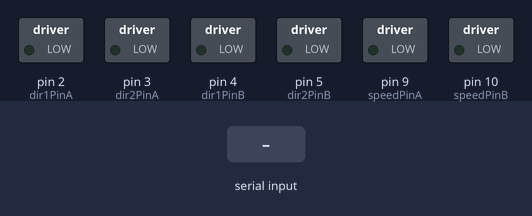
Bench run of a sketch on a simulated Arduino Uno, built with avr-gcc and run on an emulated ATmega328P. Shown: switched loads named in the sketch (green lamp = pin HIGH). The inputs (shaded band) are chosen by the test bench.

Above: at 1.2 s.
1.3 s: "1" received over Serial
At 2.4 s:
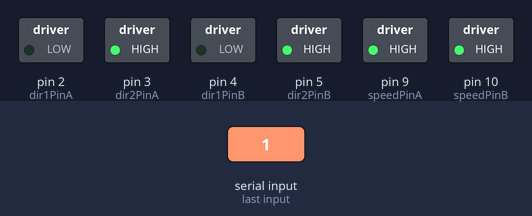
2.8 s: "2" received over Serial
At 3.5 s:
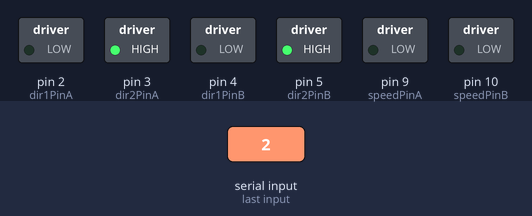
4.3 s: "3" received over Serial
At 4.6 s:
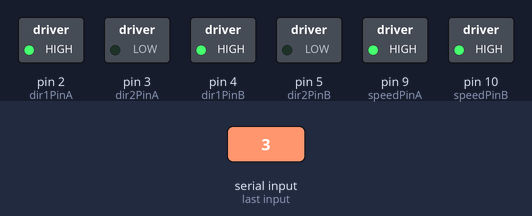
5.8 s: "4" received over Serial
At 7.0 s:
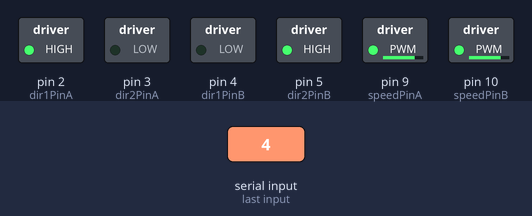
7.3 s: "5" received over Serial
At 8.1 s:
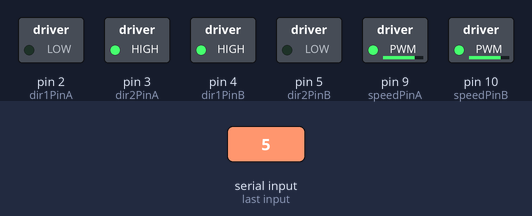
8.8 s: "1" received over Serial
At 9.3 s:
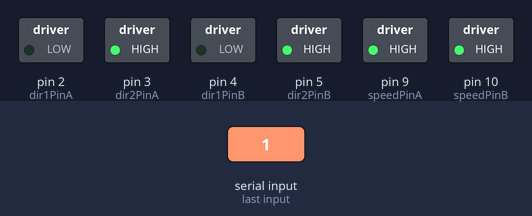
Timing chart, 0 to 11.3 s (numbered marks = the images above; inputs shaded):
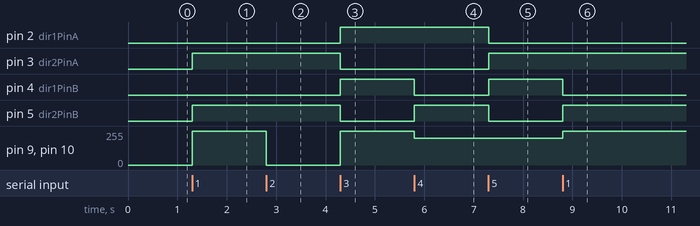

Measured:
- after the input at 1.3 s, pin 3 (dir2PinA), pin 5 (dir2PinB): LOW → HIGH at once; pin 9 (speedPinA), pin 10 (speedPinB): 0/255 → 255/255 at once
- after the input at 2.8 s, pin 9 (speedPinA), pin 10 (speedPinB): 255/255 → 0/255 at once
- after the input at 4.3 s, pin 2 (dir1PinA), pin 4 (dir1PinB): LOW → HIGH at once; pin 3 (dir2PinA), pin 5 (dir2PinB): HIGH → LOW at once; pin 9 (speedPinA), pin 10 (speedPinB): 0/255 → 255/255 at once
- after the input at 5.8 s, pin 4 (dir1PinB): HIGH → LOW at once; pin 5 (dir2PinB): LOW → HIGH at once; pin 9 (speedPinA), pin 10 (speedPinB): 255/255 → 200/255 at once
- after the input at 7.3 s, pin 2 (dir1PinA), pin 5 (dir2PinB): HIGH → LOW at once; pin 3 (dir2PinA), pin 4 (dir1PinB): LOW → HIGH at once
- after the input at 8.8 s, pin 4 (dir1PinB): HIGH → LOW at once; pin 5 (dir2PinB): LOW → HIGH at once; pin 9 (speedPinA), pin 10 (speedPinB): 200/255 → 255/255 at once

The sketch:

ROBOT2015.ino
```cpp
// (licence header left out)
// Motor 1
int dir1PinA = 2;
int dir2PinA = 3;
int speedPinA = 9;

// Motor 2
int dir1PinB = 4;
int dir2PinB = 5;
int speedPinB = 10;

void setup() {
Serial.begin(9600);

//Define L298N Dual H-Bridge Motor Controller Pins

pinMode(dir1PinA,OUTPUT);
pinMode(dir2PinA,OUTPUT);
pinMode(speedPinA,OUTPUT);
pinMode(dir1PinB,OUTPUT);
pinMode(dir2PinB,OUTPUT);
pinMode(speedPinB,OUTPUT);

}

void loop() {
  if (Serial.available() > 0) {
  int inByte = Serial.read();

  switch (inByte) { //DECODE DATA FROM BLUETOOTH
    case '1': //forward
    analogWrite(speedPinA, 255);//Set speed variable via PWM
    digitalWrite(dir1PinA, LOW);
    digitalWrite(dir2PinA, HIGH);
    analogWrite(speedPinB, 255);
    digitalWrite(dir1PinB, LOW);
    digitalWrite(dir2PinB, HIGH);
    break;

    case '2': //stop
    analogWrite(speedPinA, 0);
    digitalWrite(dir1PinA, LOW);
    digitalWrite(dir2PinA, HIGH);
    analogWrite(speedPinB, 0);
    digitalWrite(dir1PinB, LOW);
    digitalWrite(dir2PinB, HIGH);
    break;

    case '3': //back
    analogWrite(speedPinA, 255);
    digitalWrite(dir1PinA, HIGH);
    digitalWrite(dir2PinA, LOW);
    analogWrite(speedPinB, 255);
    digitalWrite(dir1PinB, HIGH);
    digitalWrite(dir2PinB, LOW);
    break;

    case '4' : //right
    analogWrite(speedPinA, 200);
    digitalWrite(dir1PinA, HIGH);
    digitalWrite(dir2PinA, LOW);
    analogWrite(speedPinB, 200);
    digitalWrite(dir1PinB, LOW);
    digitalWrite(dir2PinB, HIGH);
    break;

    case '5' : //left
    analogWrite(speedPinA, 200);
    digitalWrite(dir1PinA, LOW);
    digitalWrite(dir2PinA, HIGH);
    analogWrite(speedPinB, 200);
    digitalWrite(dir1PinB, HIGH);
    digitalWrite(dir2PinB, LOW);
    break;

  default:
    // turn all the connections off if an unmapped key is pressed:
    for (int thisPin = 2; thisPin < 11; thisPin++) {
    digitalWrite(thisPin, LOW);
  }
   }
  }}
```
